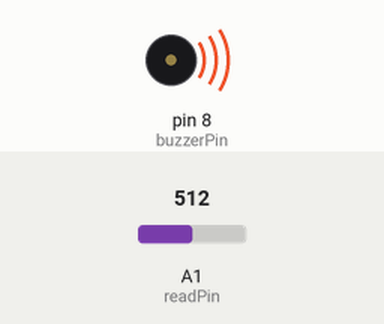
Bench run of a sketch on a simulated Arduino Uno, built with avr-gcc and run on an emulated ATmega328P. Shown: buzzer (waves = sounding). Inputs (shaded band) come from the test bench; at power-on: A1 (readPin) = 512.

Above: at 0.1 s.
Timing chart, 0 to 1.6 s (numbered marks = the images above):
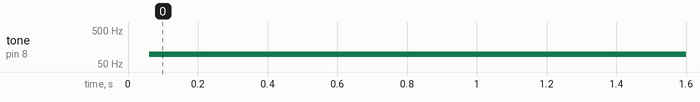

Measured:
- by itself, tone on pin 8 (buzzerPin): silent → 98 Hz at 0.06 s

The sketch:

24_passive_buzzer_potentiometer.ino
```cpp
// Get your passive buzzer, we'll control it with a potentiometer
int readPin = A1;
int buzzerPin = 8;
unsigned int toneValue;
int readValue;

void setup() {
  pinMode(readPin, INPUT);
  pinMode(buzzerPin, OUTPUT);
}

void loop() {
  readValue = analogRead(readPin);
  toneValue = (9940/1023.) * readValue + 60;
  digitalWrite(buzzerPin, HIGH);
  delayMicroseconds(toneValue);
  digitalWrite(buzzerPin, LOW);
  delayMicroseconds(toneValue);
}
```
